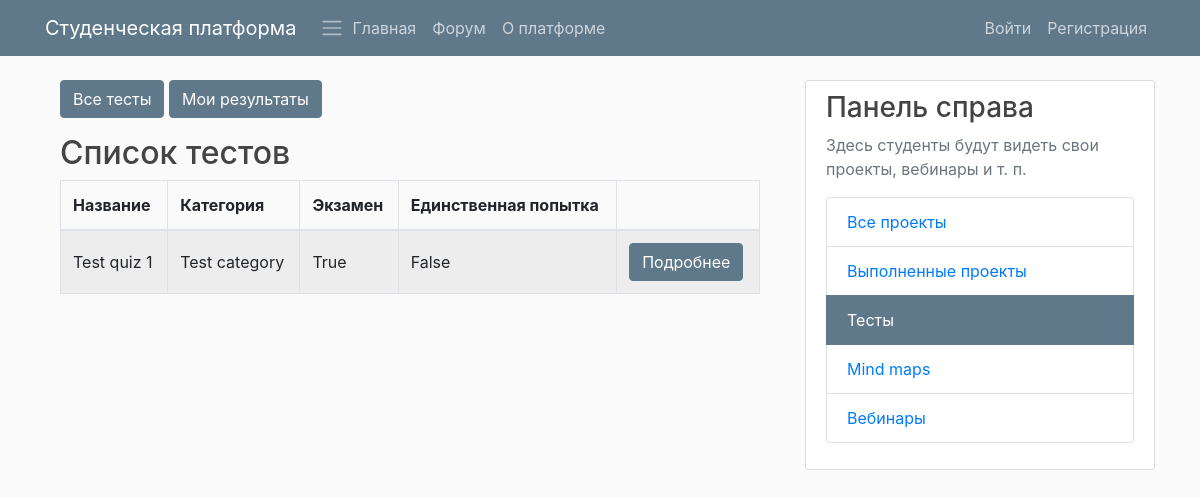
The page /platform/quiz/ on the database as committed earlier.
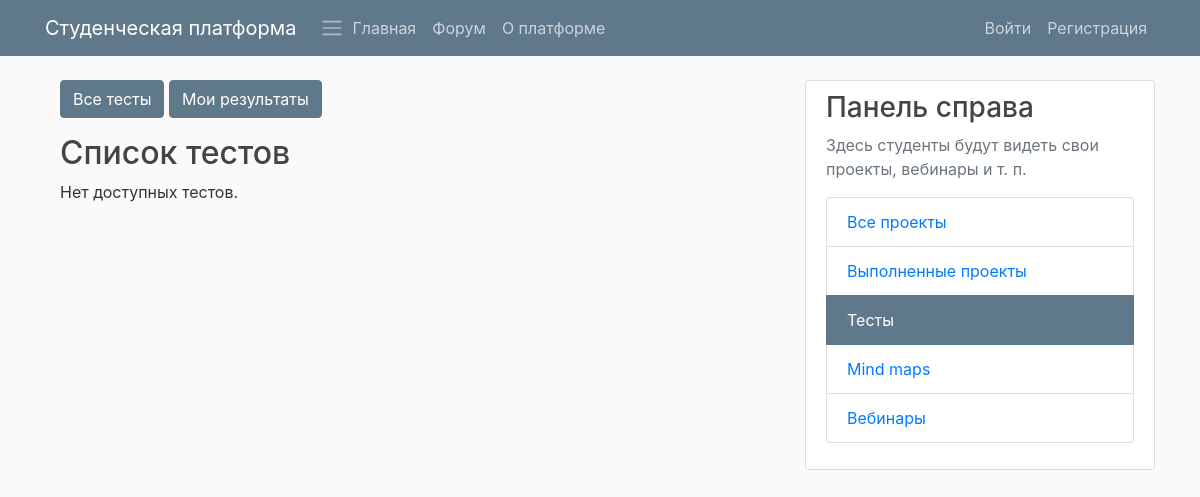
The same page on the database as committed later.
### QuizApp/models.py (models this page shows, shortened)
class Quiz(models.Model):
    title = models.CharField(
        verbose_name=_("Title"),
        max_length=60, blank=False)
    description = models.TextField(
        verbose_name=_("Description"),
        blank=True, help_text=_("a description of the quiz"))
    url = models.SlugField(
        max_length=60, blank=False,
        help_text=_("a user friendly url"),
        verbose_name=_("user friendly url"))
    category = models.ForeignKey(
        Category, null=True, blank=True,
        verbose_name=_("Category"), on_delete=models.CASCADE)
    random_order = models.BooleanField(
        blank=False, default=False,
        verbose_name=_("Random Order"),
        help_text=_("Display the questions in "
                    "a random order or as they "
                    "are set?"))
    max_questions = models.PositiveIntegerField(
        blank=True, null=True, verbose_name=_("Max Questions"),
        help_text=_("Number of questions to be answered on each attempt."))
    answers_at_end = models.BooleanField(
        blank=False, default=False,
        help_text=_("Correct answer is NOT shown after question."
                    " Answers displayed at the end."),
        verbose_name=_("Answers at end"))
    exam_paper = models.BooleanField(
        blank=False, default=False,
        help_text=_("If yes, the result of each"
                    " attempt by a user will be"
                    " stored. Necessary for marking."),
        verbose_name=_("Exam Paper"))
    single_attempt = models.BooleanField(
        blank=False, default=False,
        help_text=_("If yes, only one attempt by"
                    " a user will be permitted."
                    " Non users cannot sit this exam."),
        verbose_name=_("Single Attempt"))
    pass_mark = models.SmallIntegerField(
        blank=True, default=0,
        verbose_name=_("Pass Mark"),
        help_text=_("Percentage required to pass exam."),
        validators=[MaxValueValidator(100)])
    success_text = models.TextField(
        blank=True, help_text=_("Displayed if user passes."),
        verbose_name=_("Success Text"))
    fail_text = models.TextField(
        verbose_name=_("Fail Text"),
        blank=True, help_text=_("Displayed if user fails."))
    draft = models.BooleanField(
        blank=True, default=False,
        verbose_name=_("Draft"),
        help_text=_("If yes, the quiz is not displayed"
                    " in the quiz list and can only be"
                    " taken by users who can edit"
                    " quizzes."))
    class Meta:
        verbose_name = _("Quiz")
        verbose_name_plural = _("Quizzes")

class Category(models.Model):
    category = models.CharField(
        verbose_name=_("Category"),
        max_length=250, blank=True,
        unique=True, null=True)
    objects = CategoryManager()
    class Meta:
        verbose_name = _("Category")
        verbose_name_plural = _("Categories")
    def __str__(self):
        return self.category

### QuizApp/views.py (the view)
class QuizListView(ListView):
    model = Quiz
    def get_queryset(self):
        queryset = super(QuizListView, self).get_queryset()
        return queryset.filter(draft=False)

### PlatformApp/templatetags/templatetagname.py (called while the page is built)
@register.filter(name='has_group')
def has_group(user, group_name):
    group = Group.objects.get(name=group_name)
    return True if group in user.groups.all() else False

### QuizApp/templates/QuizApp/quiz_list.html (shortened to what this page needs)
{% extends 'QuizApp/base.html' %}
{% load i18n %}
{% load quiz_tags %}
{% block quiz_content %}
<h2>{% trans "Список тестов" %}</h2>
{% if quiz_list %}
<table class="table table-bordered table-striped">
    <thead>
        <tr>
            <th>{% trans "Название" %}</th>
            <th>{% trans "Категория" %}</th>
            <th>{% trans "Экзамен" %}</th>
            <th>{% trans "Единственная попытка" %}</th>
            <th></th>
        </tr>
    </thead>
    <tbody>
        {% for quiz in quiz_list %}
        <tr>
            <td class="align-middle">{{ quiz.title }}</td>
            <td class="align-middle">{{ quiz.category }}</td>
            <td class="align-middle">{{ quiz.exam_paper }}</td>
            <td class="align-middle">{{ quiz.single_attempt }}</td>
            <td class="align-middle">
                <a class="btn btn-info" href="{% url 'quiz_start_page' slug=quiz.url %}">Подробнее</a>
            </td>
            {% endfor %}
        </tbody>
    </table>
    {% else %}
    <p>{% trans "Нет доступных тестов" %}.</p>
    {% endif %}
{% endblock quiz_content %}

Rows that differ between the two databases and show on the page:
removed Quiz: title "Test quiz 1", category "Test category", exam_paper "True", single_attempt "False"
Other text that changed with them:
text no longer shown: "Название Категория Экзамен Единственная попытка"
text now shown: "Нет доступных тестов ."
